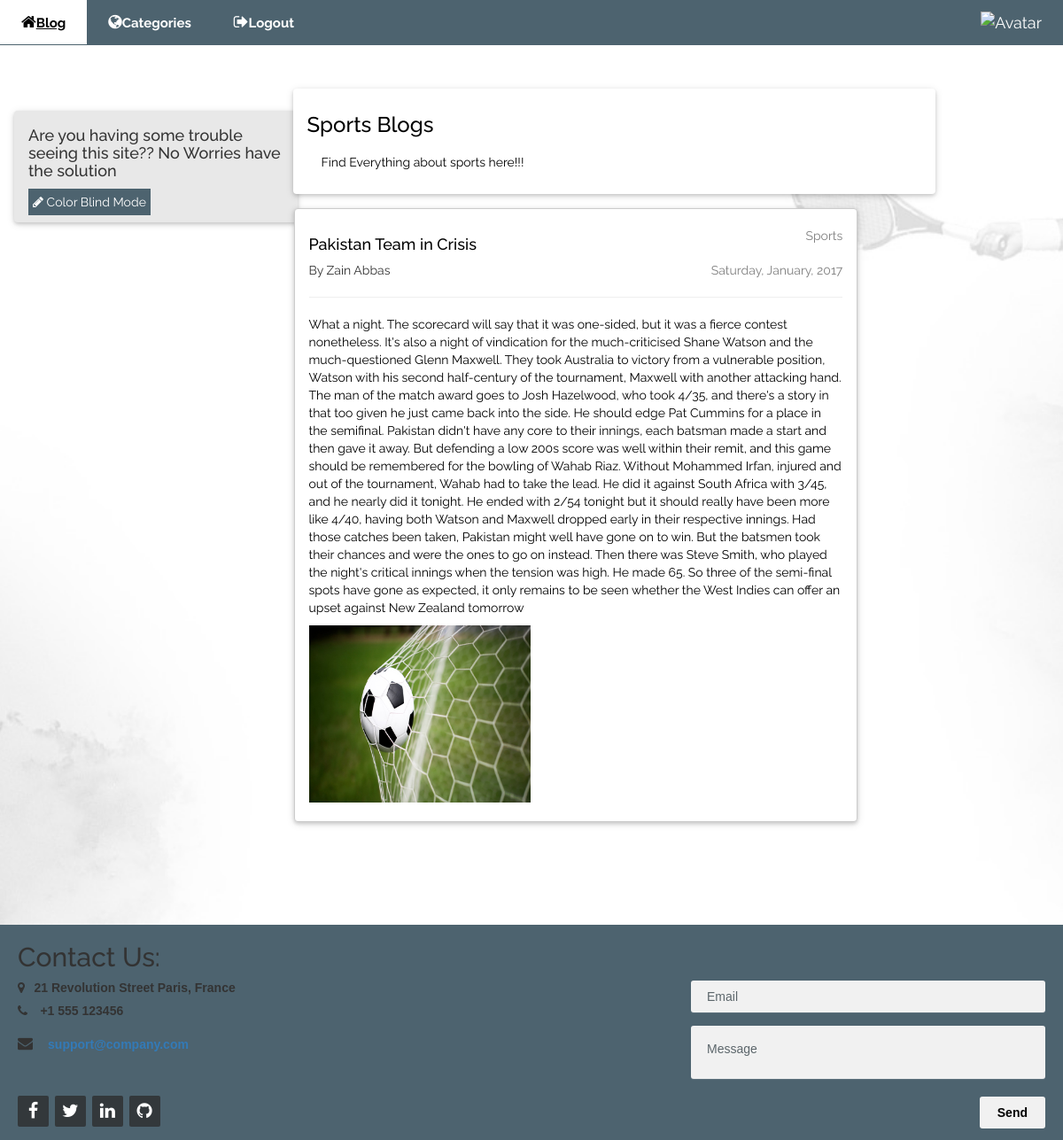
/project/sports.php (signed in), run on the app's committed database.
### tables this page shows
CREATE TABLE `blog` (
  `ID` int(11) NOT NULL,
  `name` varchar(255) NOT NULL,
  `created_ID` int(11) NOT NULL,
  `content` text NOT NULL,
  `catagory` varchar(17) NOT NULL,
  `author` varchar(20) NOT NULL,
  `date` varchar(120) NOT NULL,
  `image` varchar(120) NOT NULL
);

### project/sports.php (the view, shortened to what this page needs)
<!DOCTYPE html>
<html>
<head>
  <link rel="stylesheet" href="https://maxcdn.bootstrapcdn.com/bootstrap/3.3.7/css/bootstrap.min.css">
<link rel="stylesheet" href="style.css">
<link rel="stylesheet" href="https://cdnjs.cloudflare.com/ajax/libs/font-awesome/4.7.0/css/font-awesome.min.css">
  <link rel="stylesheet" href="footer-distributed-with-contact-form.css">
</head>
<body style=" background-image: url('images/sports-back.jpg')"" class="imagess"  class="body-color">
<div class="top left">
 <ul class="navbar-color" >
  <li><a href="index.php" class="navbar-hover-white"><i class="fa fa-home margin-right"></i><span style="font-size:15px;font-weight: bold">Blog</span></a></li>
  <li><a href="Category.php" class="navbar-hover-white" title="News"><i class="fa fa-globe"></i><span style="font-size:15px;font-weight: bold">Categories</span></a></li>
  <li class="hide-small"><a href="Logout.php" class=" navbar-hover-white" title="Messages"><i class="fa fa-sign-out"></i><span style="font-size:15px;font-weight: bold">Logout</span></a></li>
 <li class="hide-small profile"><a href="profile.php" class=" navbar-hover-white" title="My Account"><img src=<?php echo "\"".$_SESSION['image']."\""; ?> class="w3-circle" style="height:25px;width:25px" alt="Avatar"><?php echo "    ".$_SESSION['fullName']; ?></a></li>
 </ul>
</div>
<br>
<div class="containers content" style="max-width:1400px;margin-top:80px">
 <div class="row">
    <div class="col-sm-3">
       <div class="row" style="width:350px;margin-left: -15px;margin-top: 25px">
        <div class="col-sm-12">
          <div style="background-color:#E8E8E8 	 ;border-radius:4px!important; " class="boxes">
            <div class="containers write-box-padding">
             <div > <h4 > Are you having some trouble seeing this site?? No Worries have the solution
 </h4>
                      <button  id="butt" type="button" class="buttons"  ><i class="fa fa-pencil"></i> Color Blind Mode</button>
</div>
            </div>
          </div>
        </div>
      </div>
   </div>
<div class="col-sm-7">
      <div class="row" style="width:755px;margin-left: 0px">
        <div class="col-sm-12">
          <div style="color:#000!important;background-color:#fff!important;border-radius:4px!important" class="boxes">
            <div class="containers write-box-padding">
           <h3>Sports Blogs</h3>
              <p class=" write-box-padding">Find Everything about sports here!!! </p>
            </div>
          </div>
        </div>
      </div>
      <?php
       include_once("./database/connectDB.php");
     	$query2 = "SELECT * FROM blog where catagory= 'Sports'";
     	$result2= $db->query($query2);
     	if ($result2->num_rows > 0){
			while($row=$result2->fetch_assoc()){
		echo "<div id='p1' class='containers boxes container-style' ><br>";
		echo "<span style='opacity: 0.5;float:right'>".$row['catagory']."</span>";
		echo "<h4>". $row['name']."</h4>";
		echo "<span style='opacity: 0.5;float:right'>".$row['date']."</span>";
		echo "<span style='opacity: 0.8'>By ".$row['author']."</span><hr>";
		echo "<p>". $row['content']."</p>";
		echo "<span><img src=". "\"" .$row['image'] . "\""."style='width:250px; height:200px;'' alt='Northern Lights>";
		echo "<img src='images/nature.jpg' style='width:250px; height :200px; margin-left: 10px' class='he'></span>";
		echo "<br><br></div>";
		}
  	}
      ?>
    </div>
</div>
</div>
   <br>
<footer style="background-color: #4d636f" class="footer-distributed">
      <h2  style="margin-top: 0px"> Contact Us: </h2>
      <div class="footer-left">
        <div>
          <p><span><i class="fa fa-map-marker">&nbsp &nbsp</i>21 Revolution Street</span> Paris, France</p>
        </div>
        <div>
          <p><span><i class="fa fa-phone">&nbsp &nbsp</i> </span>+1 555 123456</p>
        </div>
        <div>
           <p><span><i class="fa fa-envelope"> &nbsp &nbsp</i><a href="mailto:support@company.com"></span>support@company.com</a></p>
        </div>
        <div class="footer-icons">
          <a href="#"><i class="fa fa-facebook"></i></a>
          <a href="#"><i class="fa fa-twitter"></i></a>
          <a href="#"><i class="fa fa-linkedin"></i></a>
          <a href="#"><i class="fa fa-github"></i></a>
        </div>
      </div>
      <div class="footer-right">
        <form >
          <input type="text" name="email" placeholder="Email" />
          <textarea  placeholder="Message"></textarea>
          <button type="button" >Send</button>
        </form>
      </div>
    </footer>
</body>
</html>

### project/style.css (style rules this page uses)
.navbar-color { color:#fff; background-color:#4d636f }
ul { list-style-type: none; margin: 0; padding: 0; overflow: hidden; font-size:18px!important }
footer { bottom: 0; }
li { float: left; }
.profile { float:right!important; }
.top { position:fixed; width:100% ;z-index:1; top:0 }
.left { left:0; }
.boxes { box-shadow:0 2px 4px 0 rgba(0,0,0,0.16),0 2px 10px 0 rgba(0,0,0,0.12)!important }
.containers { padding:0.01em 16px }
.containers:after { content:"";display:table;clear:both }
.content { max-width:980px;margin:auto }
.write-box-padding { padding:8px 16px!important }
li a { display: block; color: white; text-align: center; padding: 12px 12px; text-decoration: none; padding:12px 24px!important }
.buttons { background-color: #4d636f; border:none; color:white ; padding: 5px 5px }
.container-style { color:#000!important;background-color:#fff!important;border-radius:4px!important;border:1px solid #ccc;margin:16px!important }
input[type=text] { width: 130px; box-sizing: border-box; border: 2px solid #ccc; border-radius: 15px; font-size: 12px; background-color: white; background-position: 10px 10px; background-repeat: no-repeat; padding: 8px 8px 8px 8px; transition: width 0.4s ease-in-out; }
* { box-sizing:border-box }
.img-responsive, { display: block; max-width: 100%; height: auto; }
.imagess { background: no-repeat center center fixed; background-size: cover; }
i.fa-envelope { font-size: 17px; line-height: 38px; }

### project/footer-distributed-with-contact-form.css (style rules this page uses)
.footer-distributed { background-color: #4d636f; box-shadow: 0 1px 1px 0 rgba(0, 0, 0, 0.12); box-sizing: border-box; width: 100%; font: bold 14px sans-serif; text-align: left; padding: 20px 20px 10px; margin-top: 80px; overflow: hidden; }
.footer-distributed .footer-left { float: left; }
.footer-distributed .footer-icons { margin-top: 40px; }
.footer-distributed .footer-icons a { display: inline-block; width: 35px; height: 35px; cursor: pointer; background-color: #33383b; border-radius: 2px; font-size: 20px; color: #ffffff; text-align: center; line-height: 35px; margin-right: 3px; margin-bottom: 5px; }
.footer-distributed .footer-right { float: right; }
.footer-distributed form { display: inline-block; }
.footer-distributed form input, .footer-distributed form textarea { display: block; border-radius: 3px; box-sizing: border-box; background-color: #f1f1f1; box-shadow: 0 1px 0 0 rgba(255, 255, 255, 0.1); border: none; resize: none; font: inherit; font-size: 14px; font-weight: normal; color: #d1d2d2; width: 400px; padding: 18px; }
.footer-distributed form input { height: 30px; margin-bottom: 15px; }
.footer-distributed form textarea { height: 60px; margin-bottom: 20px; }
.footer-distributed form button { border-radius: 3px; background-color: #f1f1f1; color: black; border: 0; padding: 10px 20px; float: right; }

### project/sports.php (style rules this page uses)
body,h1,h2,h3,h4,h5 { font-family: "Raleway", sans-serif }

### data on the page
blog: catagory "Sports", name "Pakistan Team in Crisis", date "Saturday, January, 2017", author "Zain Abbas", content "What a night. The scorecard will say that it was one-sided, but it was a fierce contest nonetheless. It's also a night of vindication for the much-criticised Shane Watson and the much-questioned Glenn Maxwell. They took Australia to victory from a vulnerable position, Watson with his second half-century of the tournament, Maxwell with another attacking hand. The man of the match award goes to Josh Hazelwood, who took 4/35, and there's a story in that too given he just came back into the side. He should edge Pat Cummins for a place in the semifinal. Pakistan didn't have any core to their innings, each batsman made a start and then gave it away. But defending a low 200s score was well within…", image (picture)
